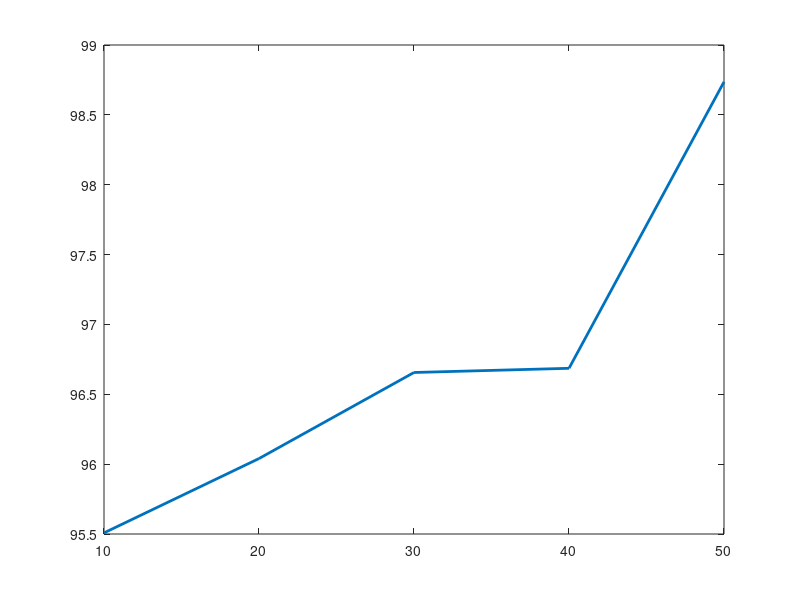

The MATLAB script that drew this image: (Note: this script raises an error after producing the figure.)
clc;

validation_accuracy = dlmread('mean_accuracy.txt',' ');

epochs = 1:5;

validation = zeros(1, length(epochs));

for a = 1:1:length(epochs)
    validation(1, :) = validation_accuracy(:,1);
end

a = plot(epochs*10, validation, 'LineWidth', 2 );

a(1).Marker = 'o';

legend('Accuracy');
xlabel('number of epochs'), ylabel('accuracy')